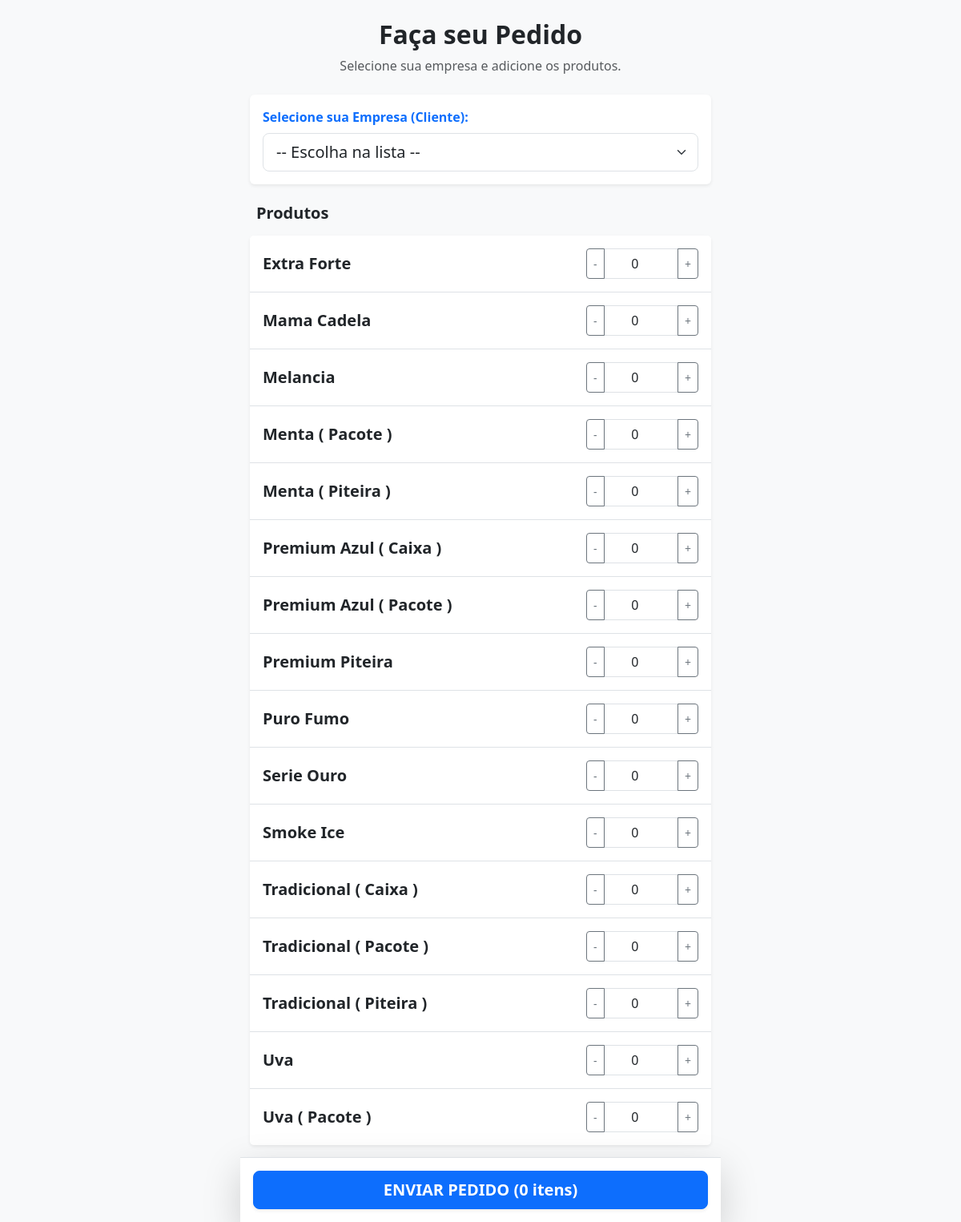
The app's page /pedido/ with its own data.
### core/models.py (models this page shows, shortened)
class Produto(models.Model):
    nome = models.CharField(max_length=100, help_text="Ex: Cigarro Marca X, Fumo de Rolo Y")
    categoria = models.CharField(max_length=50, help_text="Ex: Produto Final, Matéria Prima")
    preco_custo = models.DecimalField(max_digits=10, decimal_places=2, help_text="Para matérias-primas, digite o custo. Para produtos finais, pode deixar 0 (será calculado).")
    estoque_minimo = models.FloatField(default=10, help_text="Quantidade mínima para disparar o alerta")
    preco_venda = models.DecimalField(max_digits=10, decimal_places=2, blank=True, null=True, help_text="Preço de venda (apenas para produtos finais)")

### core/views.py (the view, shortened to what this page needs)
# urls.py: path('pedido/', views.portal_pedido_cliente, name='portal_pedido_cliente'),
def portal_pedido_cliente(request):
    contexto = {
        'clientes': Cliente.objects.all().order_by('nome'),
        'produtos': Produto.objects.filter(categoria__icontains='final').order_by('nome')
    }
    return render(request, 'pedido_cliente.html', contexto)

### core/context_processors.py (called while the page is built, shortened)
def alertas_estoque(request):
    if request.user.is_authenticated:
        contagem = Estoque.objects.filter(quantidade__lte=models.F('estoque_minimo')).count()
        return {'qtd_alerta_compras': contagem}
    return {'qtd_alerta_compras': 0}

def alertas_globais(request):
    return {'qtd_alerta_compras': 0}

### core/templates/pedido_cliente.html (shortened to what this page needs)
<!DOCTYPE html>
<html lang="pt-br">
<head>
    <link href="https://cdn.jsdelivr.net/npm/bootstrap@5.3.0/dist/css/bootstrap.min.css" rel="stylesheet">
</head>
<body class="bg-light pb-5">
<div class="container mt-4 mb-5" style="max-width: 600px;">
    <div class="text-center mb-4">
        <h2 class="fw-bold">Faça seu Pedido</h2>
        <p class="text-muted">Selecione sua empresa e adicione os produtos.</p>
    </div>
    <form method="POST">
        <div class="card shadow-sm mb-4 border-0">
            <div class="card-body">
                <label class="form-label fw-bold text-primary">Selecione sua Empresa (Cliente):</label>
                <select name="cliente" class="form-select form-select-lg" required>
                    <option value="">-- Escolha na lista --</option>
                </select>
            </div>
        </div>
        <h5 class="fw-bold mb-3 px-2">Produtos</h5>
        <div class="card shadow-sm border-0 mb-4">
            <ul class="list-group list-group-flush">
                {% for produto in produtos %}
                <li class="list-group-item py-3 d-flex justify-content-between align-items-center">
                    <div>
                        <h6 class="mb-0 fw-bold fs-5">{{ produto.nome }}</h6>
                    </div>
                    <div class="input-group" style="width: 140px;">
                        <button class="btn btn-outline-secondary btn-sm" type="button" onclick="mudarQtd('{{ produto.id }}', -1)">-</button>
                        <input type="number" id="input_{{ produto.id }}" name="produto_{{ produto.id }}" class="form-control text-center input-qtd" value="0" min="0" oninput="atualizarTotal()">
                        <button class="btn btn-outline-secondary btn-sm" type="button" onclick="mudarQtd('{{ produto.id }}', 1)">+</button>
                    </div>
                </li>
                {% empty %}
                    <li class="list-group-item text-muted text-center py-4">Nenhum produto disponível no momento.</li>
                {% endfor %}
            </ul>
        </div>
        <div class="fixed-bottom bg-white border-top p-3 shadow-lg" style="max-width: 600px; margin: 0 auto;">
            <button type="submit" class="btn btn-primary btn-lg w-100 fw-bold shadow-sm">
                ENVIAR PEDIDO (<span id="total_itens">0</span> itens)
            </button>
        </div>
    </form>
</div>
</body>
</html>

### records on screen
Produto: nome "Extra Forte"
Produto: nome "Mama Cadela"
Produto: nome "Melancia"
Produto: nome "Menta ( Pacote )"
Produto: nome "Menta ( Piteira )"
Produto: nome "Premium Azul ( Caixa )"
Produto: nome "Premium Azul ( Pacote )"
Produto: nome "Premium Piteira"
Produto: nome "Puro Fumo"
Produto: nome "Serie Ouro"
Produto: nome "Smoke Ice"
Produto: nome "Tradicional ( Caixa )"
Produto: nome "Tradicional ( Pacote )"
Produto: nome "Tradicional ( Piteira )"
Produto: nome "Uva"
Produto: nome "Uva ( Pacote )"
